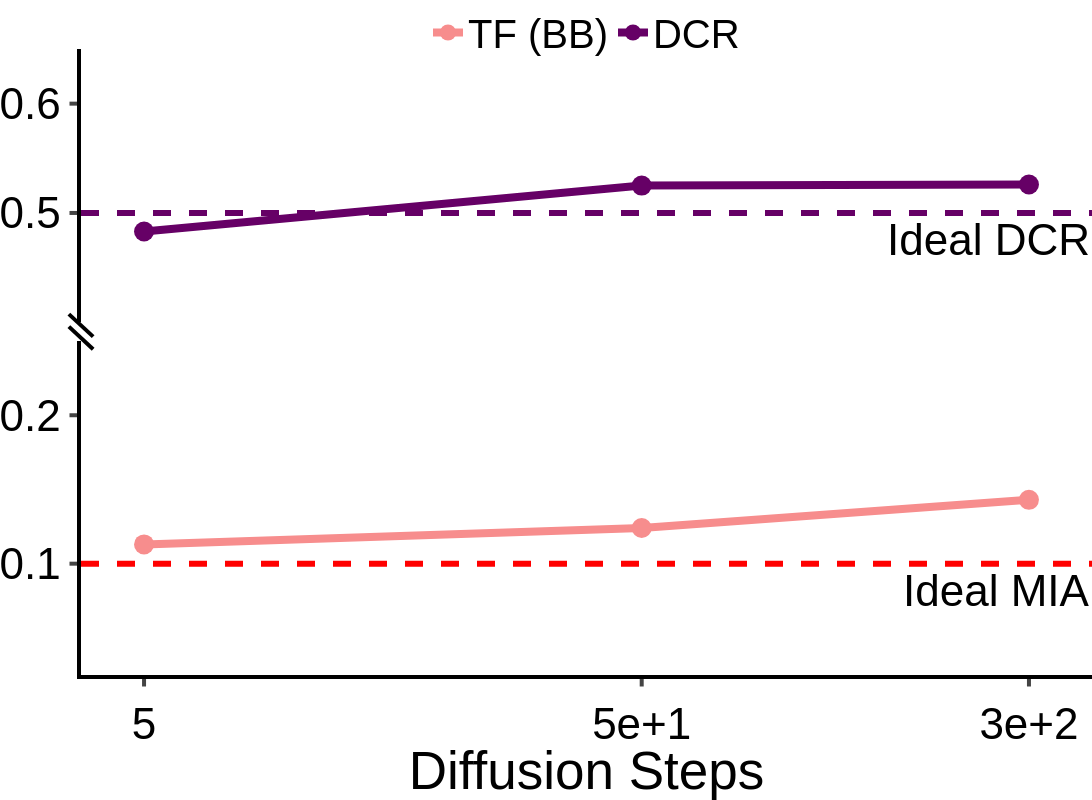

Write notebook code for a chart like this one.
### Code cell
from plotly.subplots import make_subplots

df = {"Diffusion Steps": diffusion_steps, "TF (BB)": diffusion_steps_bb, "DCR": diffusion_steps_dcr}
y_cols = ["TF (BB)", "DCR"]
colors = {"TF (BB)": "#f78d8d", "DCR": "#660066"}

fig = make_subplots(
    rows=2,
    cols=1,
    shared_xaxes=True,
    vertical_spacing=0.03,
    row_heights=[0.45, 0.55],
)

for col in y_cols:
    for row, showlegend in ((1, True), (2, False)):
        fig.add_trace(
            go.Scatter(
                x=df["Diffusion Steps"],
                y=df[col],
                mode="lines+markers",
                name=col,
                legendgroup=col,
                showlegend=showlegend,
                line=dict(width=8, color=colors[col]),
                marker=dict(size=20, color=colors[col]),
            ),
            row=row,
            col=1,
        )

fig.add_hline(y=0.5, line_dash="dash", line_color="#660066", annotation_text="Ideal DCR", annotation_position="bottom right", line_width=6, row=1, col=1)
fig.add_hline(y=0.1, line_dash="dash", line_color="red", annotation_text="Ideal MIA", annotation_position="bottom right", line_width=6, row=2, col=1)

fig.update_yaxes(range=[0.4, 0.65], row=1, col=1)
fig.update_yaxes(range=[0.025, 0.25], row=2, col=1)
fig.update_xaxes(
    type="log",
    tickmode="array",
    tickvals=[5e0, 5e1, 3e2],
    ticks="outside",
    tickwidth=4,
    ticklen=7.5,
    linewidth=4,
    linecolor="black",
    tickangle=0,
    title_font_family="Helvetica",
    tickfont_family="Helvetica",
    tickfont_size=FONT_SIZE,
    tickformat=".1E",
)
fig.update_xaxes(
    showticklabels=False,
    title=None,
    ticks="",
    showline=False,
    mirror=False,
    row=1,
    col=1,
)
fig.update_xaxes(showticklabels=True, title="Diffusion Steps", row=2, col=1)
fig.update_yaxes(
    ticks="outside",
    tickwidth=4,
    ticklen=7.5,
    linewidth=4,
    linecolor="black",
    tickangle=0,
    title_font_family="Helvetica",
    tickfont_family="Helvetica",
    tickfont_size=FONT_SIZE,
)

customize_figure_layout(fig)
fig.update_layout(yaxis_title=None, yaxis2_title=None)
fig.update_yaxes(tickmode="array", tickvals=[0.5, 0.6], dtick=None, row=1, col=1)
fig.update_yaxes(tickmode="array", tickvals=[0.1, 0.2], dtick=None, row=2, col=1)

break_y = 0.5485
dx, dy = 0.012, 0.018
for y_offset in (-0.01, 0.01):
    fig.add_shape(
        type="line",
        xref="paper",
        yref="paper",
        x0=-dx,
        x1=dx,
        y0=break_y + y_offset + dy,
        y1=break_y + y_offset - dy,
        line=dict(color="black", width=4),
        layer="above",
    )

save_and_display_figure(fig, "berka_tf_dcr_diffusion_steps", plots_dir)

### Figure 1 — Plotly figure (JSON) as saved in the notebook; plotly's stock layout.template omitted (floating-point values rounded to 4 significant figures)
{"data": [{"legendgroup": "TF (BB)", "line": {"color": "#f78d8d", "width": 8}, "marker": {"color": "#f78d8d", "size": 20}, "mode": "lines+markers", "name": "TF (BB)", "showlegend": true, "type": "scatter", "x": [5, 50, 300], "xaxis": "x", "y": [0.113, 0.124, 0.143], "yaxis": "y"}, {"legendgroup": "TF (BB)", "line": {"color": "#f78d8d", "width": 8}, "marker": {"color": "#f78d8d", "size": 20}, "mode": "lines+markers", "name": "TF (BB)", "showlegend": false, "type": "scatter", "x": [5, 50, 300], "xaxis": "x2", "y": [0.113, 0.124, 0.143], "yaxis": "y2"}, {"legendgroup": "DCR", "line": {"color": "#660066", "width": 8}, "marker": {"color": "#660066", "size": 20}, "mode": "lines+markers", "name": "DCR", "showlegend": true, "type": "scatter", "x": [5, 50, 300], "xaxis": "x", "y": [0.483, 0.525, 0.526], "yaxis": "y"}, {"legendgroup": "DCR", "line": {"color": "#660066", "width": 8}, "marker": {"color": "#660066", "size": 20}, "mode": "lines+markers", "name": "DCR", "showlegend": false, "type": "scatter", "x": [5, 50, 300], "xaxis": "x2", "y": [0.483, 0.525, 0.526], "yaxis": "y2"}], "layout": {"annotations": [{"showarrow": false, "text": "Ideal DCR", "x": 1, "xanchor": "right", "xref": "x domain", "y": 0.5, "yanchor": "top", "yref": "y"}, {"showarrow": false, "text": "Ideal MIA", "x": 1, "xanchor": "right", "xref": "x2 domain", "y": 0.1, "yanchor": "top", "yref": "y2"}], "font": {"color": "black", "family": "Helvetica", "size": 44}, "height": 800, "legend": {"font": {"size": 40}, "orientation": "h", "title": {"font": {"family": "Helvetica"}, "text": ""}, "valign": "top", "x": 0.5, "xanchor": "center", "y": 0.975, "yanchor": "bottom"}, "margin": {"b": 0, "l": 0, "pad": 0, "r": 0, "t": 40}, "plot_bgcolor": "white", "shapes": [{"line": {"color": "#660066", "dash": "dash", "width": 6}, "type": "line", "x0": 0, "x1": 1, "xref": "x domain", "y0": 0.5, "y1": 0.5, "yref": "y"}, {"line": {"color": "red", "dash": "dash", "width": 6}, "type": "line", "x0": 0, "x1": 1, "xref": "x2 domain", "y0": 0.1, "y1": 0.1, "yref": "y2"}, {"layer": "above", "line": {"color": "black", "width": 4}, "type": "line", "x0": -0.012, "x1": 0.012, "xref": "paper", "y0": 0.5565, "y1": 0.5205, "yref": "paper"}, {"layer": "above", "line": {"color": "black", "width": 4}, "type": "line", "x0": -0.012, "x1": 0.012, "xref": "paper", "y0": 0.5765, "y1": 0.5405, "yref": "paper"}], "title": {"font": {"family": "Helvetica"}, "x": 0.5, "y": 0.99}, "width": 1200, "xaxis": {"anchor": "y", "automargin": true, "domain": [0, 1], "linecolor": "black", "linewidth": 4, "matches": "x2", "mirror": false, "showline": false, "showticklabels": false, "tickangle": 0, "tickfont": {"family": "Helvetica", "size": 44}, "tickformat": ".1E", "ticklen": 7.5, "tickmode": "array", "ticks": "", "tickvals": [5, 50, 300], "tickwidth": 4, "title": {}, "type": "log"}, "xaxis2": {"anchor": "y2", "automargin": true, "domain": [0, 1], "linecolor": "black", "linewidth": 4, "showticklabels": true, "tickangle": 0, "tickfont": {"family": "Helvetica", "size": 44}, "tickformat": ".1E", "ticklen": 7.5, "tickmode": "array", "ticks": "outside", "tickvals": [5, 50, 300], "tickwidth": 4, "title": {"text": "Diffusion Steps"}, "type": "log"}, "yaxis": {"anchor": "x", "automargin": true, "domain": [0.5635, 1], "linecolor": "black", "linewidth": 4, "range": [0.4, 0.65], "tickangle": 0, "tickfont": {"family": "Helvetica", "size": 44}, "ticklen": 7.5, "tickmode": "array", "ticks": "outside", "tickvals": [0.5, 0.6], "tickwidth": 4, "title": {}}, "yaxis2": {"anchor": "x2", "automargin": true, "domain": [0, 0.5335], "linecolor": "black", "linewidth": 4, "range": [0.025, 0.25], "tickangle": 0, "tickfont": {"family": "Helvetica", "size": 44}, "ticklen": 7.5, "tickmode": "array", "ticks": "outside", "tickvals": [0.1, 0.2], "tickwidth": 4, "title": {}}}}
